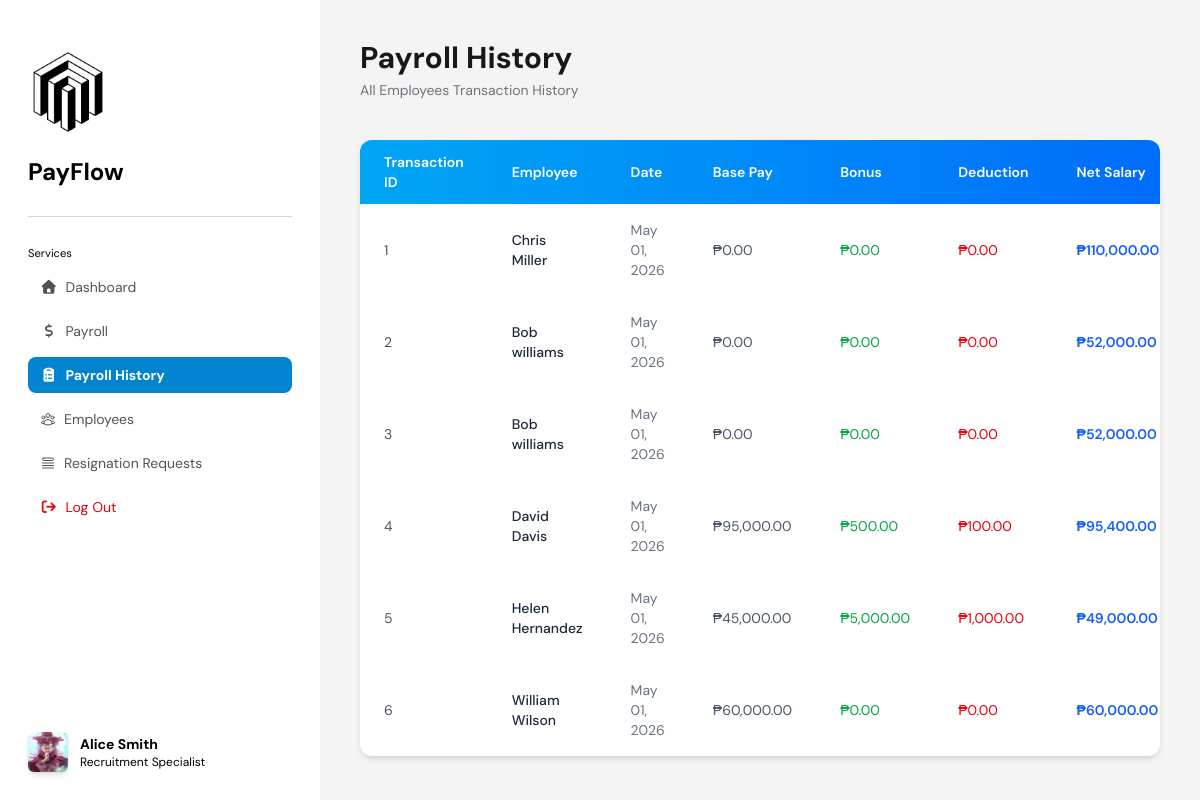
The page /pages/payrollHistory.php (signed in) on the database its author committed.
### tables this page shows
CREATE TABLE `salary_history` (
  `transaction_id` int(11) NOT NULL,
  `employee_id` int(11) NOT NULL,
  `salary_id` int(11) NOT NULL,
  `date` date NOT NULL DEFAULT current_timestamp(),
  `salary_amount` int(11) NOT NULL,
  `base_pay` int(15) NOT NULL,
  `bonus` int(15) NOT NULL,
  `deduction` int(15) NOT NULL
);

### src/controllers/getPayrollHistory.php (the view, shortened to what this page needs)
<?php
include('../backend/database.php');
$employeeId = $_SESSION['employeeId'];
if ($isAdmin == 0) {
    $sql = "SELECT sh.transaction_id, sh.employee_id, sh.date, sh.salary_amount,
                    sh.base_pay, sh.bonus, sh.deduction,
                    CONCAT(e.first_name, ' ', e.last_name) as full_name
                FROM salary_history sh
                JOIN employees e ON sh.employee_id = e.employee_id
                WHERE sh.employee_id = ?
                ORDER BY sh.date DESC";
    $stmt = $conn->prepare($sql);
    $stmt->bind_param('i', $employeeId);
    $stmt->execute();
    $query = $stmt->get_result();
    $isEmployeeView = true;
} else {
    $sql = "SELECT sh.transaction_id, sh.employee_id, sh.date, sh.salary_amount,
                    sh.base_pay, sh.bonus, sh.deduction,
                    CONCAT(e.first_name, ' ', e.last_name) as full_name
                FROM salary_history sh
                LEFT JOIN employees e ON sh.employee_id = e.employee_id
                ORDER BY sh.date DESC";
    $stmt = $conn->prepare($sql);
    $stmt->execute();
    $query = $stmt->get_result();
    $isEmployeeView = false;
}
if ($query->num_rows == 0) {
    echo "<img src='../assets/images/noHistoryFound.svg' alt='No History Found' class='w-52 relative -left-5 mx-auto'>";
    echo "<h1 class='text-zinc-600 font-medium text-center mt-5'>No history of payroll found.</h1>";
} else {
    $rows = [];
    while ($row = $query->fetch_assoc()) {
        $rows[] = $row;
    }
    echo '
    <div>
        <h1 class="font-bold text-3xl text-zinc-900">Payroll History</h1>
        <p class="text-zinc-500 text-sm mt-1">' . ($isEmployeeView ? 'Your Transaction History' : 'All Employees Transaction History') . '</p>
        <div class="overflow-x-auto bg-white shadow-md rounded-xl mt-10">
            <table class="min-w-full text-sm text-left text-gray-600">
                <thead class="bg-gradient-to-r from-sky-500 to-blue-600 text-white">
                    <tr>
                        <th class="px-6 py-3 font-semibold">Transaction ID</th>';
    if (!$isEmployeeView) {
        echo '<th class="px-6 py-3 font-semibold">Employee</th>';
    }
    echo '
                        <th class="px-6 py-3 font-semibold">Date</th>
                        <th class="px-6 py-3 font-semibold">Base Pay</th>
                        <th class="px-6 py-3 font-semibold">Bonus</th>
                        <th class="px-6 py-3 font-semibold">Deduction</th>
                        <th class="px-6 py-3 font-semibold">Net Salary</th>
                        <th class="px-6 py-3 font-semibold text-center">Payslip</th>
                    </tr>
                </thead>
                <tbody class="divide-y">';
    foreach ($rows as $row) {
        $transactionId = htmlspecialchars($row['transaction_id']);
        $fullNameEsc = htmlspecialchars($row['full_name']);
        $dateFormatted = date("M d, Y", strtotime($row['date']));
        $basePay = number_format($row['base_pay'], 2);
        $bonus = number_format($row['bonus'], 2);
        $deduction = number_format($row['deduction'], 2);
        $netSalary = number_format($row['salary_amount'], 2);
        $dataAttrs = "data-id=\"{$transactionId}\"
                      data-name=\"{$fullNameEsc}\"
                      data-date=\"{$dateFormatted}\"
                      data-base=\"{$basePay}\"
                      data-bonus=\"{$bonus}\"
                      data-deduction=\"{$deduction}\"
                      data-net=\"{$netSalary}\"";
        echo "
            <tr class='hover:bg-blue-50 transition-all border-0'>
                <td class='px-6 py-4'>{$transactionId}</td>";
        if (!$isEmployeeView) {
            echo "<td class='px-6 py-4 font-medium text-gray-800'>{$fullNameEsc}</td>";
        }
        echo "
                <td class='px-6 py-4 text-gray-500'>{$dateFormatted}</td>
                <td class='px-6 py-4 text-gray-600'>₱{$basePay}</td>
                <td class='px-6 py-4 text-green-600'>₱{$bonus}</td>
                <td class='px-6 py-4 text-red-600'>₱{$deduction}</td>
                <td class='px-6 py-4 text-blue-600 font-semibold'>₱{$netSalary}</td>
                <td class='px-6 py-4 text-center'>
                    <button {$dataAttrs}
                        onclick='downloadSlip(this)'
                        class='cursor-pointer inline-flex items-center gap-1.5 bg-blue-600 hover:bg-blue-700 active:scale-95 text-white text-xs font-semibold px-3 py-2 rounded-lg transition-all shadow-sm'>
                        <svg xmlns='http://www.w3.org/2000/svg' class='w-3.5 h-3.5' fill='none' viewBox='0 0 24 24' stroke='currentColor' stroke-width='2.5'>
                            <path stroke-linecap='round' stroke-linejoin='round' d='M4 16v2a2 2 0 002 2h12a2 2 0 002-2v-2M7 10l5 5m0 0l5-5m-5 5V4'/>
                        </svg>
                        Download
                    </button>
                </td>
            </tr>";
    }
    echo '
                </tbody>
            </table>
        </div>
    </div>';
}
?>

### pages/payrollHistory.php (shortened to what this page needs)
<?php
$fullName = $_SESSION["fullName"];
$isAdmin = $_SESSION["isAdmin"];
?>
<!DOCTYPE html>
<html lang="en">
<head>
    <link rel="stylesheet" href="https://cdnjs.cloudflare.com/ajax/libs/font-awesome/7.0.1/css/all.min.css">
    <script src="../assets/css/tailwindcss.js"></script>
</head>
<body>
    <div class="flex relative bg-zinc-100">
        <?php include '../src/components/sideBar.php'; ?>
        <div class="w-full md:flex-1 min-h-screen md:static md:overflow-y-auto">
            <div class="h-full flex flex-col p-10">
                <div class="h-fit mb-auto">
                    <?php
                    include("../src/controllers/getPayrollHistory.php");
                    ?>
                </div>
            </div>
        </div>
    </div>
</body>
</html>

### src/components/sideBar.php (shortened to what this page needs)
<?php
$currentPage = basename($_SERVER['PHP_SELF']);
function isActive($page, $currentPage)
{
    return $page === $currentPage
        ? "bg-sky-600 text-white font-bold px-3 py-2 rounded-lg"
        : "text-zinc-600 hover:bg-zinc-100 px-3 py-2 rounded-lg";
}
function iconColor($page, $currentPage)
{
    return $page === $currentPage ? "text-white" : "text-zinc-600";
}
function svgStroke($page, $currentPage)
{
    return $page === $currentPage ? "stroke-white" : "stroke-zinc-600";
}
?>
<div id="sidebar" class="flex flex-col fixed md:sticky top-0 left-0 z-50 p-7 w-80 h-screen bg-white overflow-hidden">
    <div class="w-full">
        <img src="../assets/images/PayFlow Logo.png" alt="PayFlow Logo" class="w-20 h-32 object-cover">
        <h1 class="text-2xl font-bold">PayFlow</h1>
    </div>
    <hr class="my-7 text-zinc-300">
    <nav class="flex flex-col text-sm">
        <ul class="flex flex-col gap-2">
            <small>Services</small>
            <?php if ($isAdmin == 0): ?>
                <li>
                    <a href="dashboard.php"
                        class="flex gap-2 items-center transition-all duration-300 <?php echo isActive('dashboard.php', $currentPage); ?>">
                        <i class="fa-solid fa-house <?php echo iconColor('dashboard.php', $currentPage); ?>"></i>
                        Dashboard
                    </a>
                </li>
            <?php else: ?>
                <li>
                    <a href="adminDashboard.php"
                        class="flex gap-2 items-center transition-all duration-300 <?php echo isActive('adminDashboard.php', $currentPage); ?>">
                        <i class="fa-solid fa-house <?php echo iconColor('adminDashboard.php', $currentPage); ?>"></i>
                        Dashboard
                    </a>
                </li>
            <?php endif; ?>
            <li>
                <a href="payroll.php"
                    class="flex gap-2 items-center transition-all duration-300 <?php echo isActive('payroll.php', $currentPage); ?>">
                    <i class="fa-solid fa-dollar-sign <?php echo iconColor('payroll.php', $currentPage); ?>"></i>
                    Payroll
                </a>
            </li>
            <li>
                <a href="payrollHistory.php"
                    class="flex gap-2 items-center transition-all duration-300 <?php echo isActive('payrollHistory.php', $currentPage); ?>">
                    <i
                        class="fa-solid fa-clipboard-list <?php echo iconColor('payrollHistory.php', $currentPage); ?>"></i>
                    Payroll History
                </a>
            </li>
            <?php if ($isAdmin == 1): ?>
                <li>
                    <a href="employees.php"
                        class="flex gap-2 items-center transition-all duration-300 <?php echo isActive('employees.php', $currentPage); ?>">
                        <svg xmlns="http://www.w3.org/2000/svg" fill="none" viewBox="0 0 24 24" stroke-width="1.5"
                            stroke="currentColor" class="size-4 <?php echo svgStroke('employees.php', $currentPage); ?>">
                            <path stroke-linecap="round" stroke-linejoin="round"
                                d="M18 18.72a9.094 9.094 0 0 0 3.741-.479 3 3 0 0 0-4.682-2.72m.94 3.198.001.031c0 .225-.012.447-.037.666A11.944 11.944 0 0 1 12 21c-2.17 0-4.207-.576-5.963-1.584A6.062 6.062 0 0 1 6 18.719m12 0a5.971 5.971 0 0 0-.941-3.197m0 0A5.995 5.995 0 0 0 12 12.75a5.995 5.995 0 0 0-5.058 2.772m0 0a3 3 0 0 0-4.681 2.72 8.986 8.986 0 0 0 3.74.477m.94-3.197a5.971 5.971 0 0 0-.94 3.197M15 6.75a3 3 0 1 1-6 0 3 3 0 0 1 6 0Zm6 3a2.25 2.25 0 1 1-4.5 0 2.25 2.25 0 0 1 4.5 0Zm-13.5 0a2.25 2.25 0 1 1-4.5 0 2.25 2.25 0 0 1 4.5 0Z" />
                        </svg>
                        Employees
                    </a>
                </li>
                <li>
                    <a href="resignationRequests.php"
                        class="flex gap-2 items-center transition-all duration-300 <?php echo isActive('resignationRequests.php', $currentPage); ?>">
                        <svg xmlns="http://www.w3.org/2000/svg" fill="none" viewBox="0 0 24 24" stroke-width="1.5"
                            stroke="currentColor"
                            class="size-4 <?php echo svgStroke('resignationRequests.php', $currentPage); ?>">
                            <path stroke-linecap="round" stroke-linejoin="round"
                                d="M3.75 12h16.5m-16.5 3.75h16.5M3.75 19.5h16.5M5.625 4.5h12.75a1.875 1.875 0 0 1 0 3.75H5.625a1.875 1.875 0 0 1 0-3.75Z" />
                        </svg>
                        Resignation Requests
                    </a>
                </li>
            <?php endif ?>
            <li>
                <a href="../src/controllers/logoutSession.php"
                    class="text-red-600 hover:bg-zinc-100 px-3 py-2 rounded-lg flex gap-2 items-center transition-all duration-300">
                    <i class="fa-solid fa-arrow-right-from-bracket text-red-600"></i>
                    Log Out
                </a>
            </li>
        </ul>
    </nav>
    <div class="mt-auto flex items-center gap-3 w-10 object-cover aspect-square">
        <img src="<?php echo $_SESSION['profileLink'] ?>" alt="<?php echo $fullName . ' Profile Picture' ?>"
            class="object-cover aspect-square shadow-md rounded-md">
        <div class="md:block">
            <h1 class="font-bold text-sm w-screen"><?php echo $fullName ?></h1>
            <h1 class="text-xs">
                <?= $_SESSION['posName'] ?>
            </h1>
        </div>
    </div>
</div>

### pages/payrollHistory.php (style rules this page uses)
* { font-family: 'DM Sans', sans-serif; scrollbar-width: thin; }

### src/components/sideBar.php (style rules this page uses)
#sidebar { overflow-y: auto; flex-shrink: 0; }

### rows shown on the page
salary_history: transaction_id "1", fullNameEsc "Chris Miller", date "May 01, 2026", base_pay "0.00", bonus "0.00", deduction "0.00", salary_amount "110,000.00"
salary_history: transaction_id "2", fullNameEsc "Bob williams", date "May 01, 2026", base_pay "0.00", bonus "0.00", deduction "0.00", salary_amount "52,000.00"
salary_history: transaction_id "3", fullNameEsc "Bob williams", date "May 01, 2026", base_pay "0.00", bonus "0.00", deduction "0.00", salary_amount "52,000.00"
salary_history: transaction_id "4", fullNameEsc "David Davis", date "May 01, 2026", base_pay "95,000.00", bonus "500.00", deduction "100.00", salary_amount "95,400.00"
salary_history: transaction_id "5", fullNameEsc "Helen Hernandez", date "May 01, 2026", base_pay "45,000.00", bonus "5,000.00", deduction "1,000.00", salary_amount "49,000.00"
salary_history: transaction_id "6", fullNameEsc "William Wilson", date "May 01, 2026", base_pay "60,000.00", bonus "0.00", deduction "0.00", salary_amount "60,000.00"

### other values the page prints
$fullName "Alice Smith"
$_SESSION['posName'] "Recruitment Specialist"
